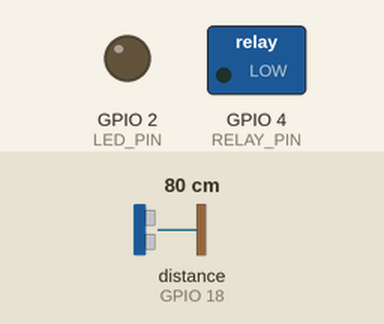
Recording of a sketch running on a simulated ESP32. Parts: switched loads named in the sketch (green lamp = pin HIGH), output pins drawn as LEDs (lit = HIGH). Wiring (inferred from the names in the program): ultrasonic range finder: trigger GPIO 5; echo GPIO 18. The test bench sets the inputs (shaded band); at power-on: distance to the obstacle (sensor on GPIO 18) 80 cm. The echo pulse lasts 58.3 µs per cm; WiFi joins after 1.5 s; servers stay silent unless stated; uploads are accepted with an empty reply; web services answer with replies made up by the test bench; pins used as bus, display or sensor lines are not drawn; what the sketch prints to the serial monitor is not drawn.

Above: at 4.7 s.
At 69.4 s:
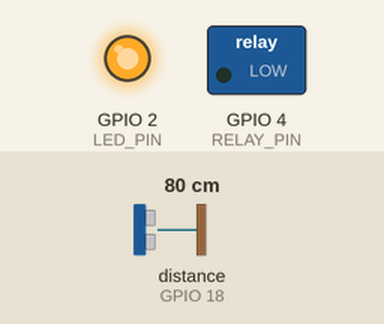
Timing chart, 0 to 73.4 s (numbered marks = the images above):
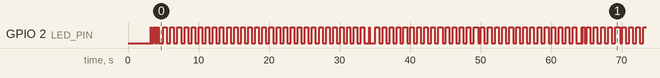

Measured:
- by itself, GPIO 2 (LED_PIN): moves between LOW and HIGH, repeating every 59.0 s
- by itself, everything shown: repeats every 53.0 s, in 108 steps

The sketch:

ESP32_WaterLevel.ino
```cpp
/*
 * ╔══════════════════════════════════════════════════════════════╗
 * ║         AquaMonitor – ESP32 Final Firmware v3.0             ║
 * ╠══════════════════════════════════════════════════════════════╣
 * ║  API Endpoints Used:                                         ║
 * ║   POST /api/water-level/update   → send water level         ║
 * ║   GET  /api/motor/:tankId        → poll motor status        ║
 * ║   (toggle & mode changed via website only)                  ║
 * ╠══════════════════════════════════════════════════════════════╣
 * ║  Telegram Alerts:                                            ║
 * ║   ✅ Device online                                           ║
 * ║   ⚙️  Motor ON / 🛑 Motor OFF                               ║
 * ║   ⚠️  Low water (≤20%)                                      ║
 * ║   🚰 Tank full (≥90%)                                       ║
 * ║   ❌ Server error → auto reboot                             ║
 * ╠══════════════════════════════════════════════════════════════╣
 * ║  Hardware Wiring:                                            ║
 * ║   HC-SR04 VCC  → ESP32 5V (VIN)                            ║
 * ║   HC-SR04 GND  → ESP32 GND                                 ║
 * ║   HC-SR04 TRIG → ESP32 GPIO 5                              ║
 * ║   HC-SR04 ECHO → ESP32 GPIO 18 (via voltage divider)       ║
 * ║     ECHO → 1kΩ → GPIO18, middle junction → 2kΩ → GND      ║
 * ║   Relay VCC    → ESP32 5V (VIN)                            ║
 * ║   Relay GND    → ESP32 GND                                 ║
 * ║   Relay IN     → ESP32 GPIO 4                              ║
 * ║   Relay COM    → Power Supply (+)                          ║
 * ║   Relay NO     → Motor (+) wire                            ║
 * ║   Motor (-)    → Power Supply (-)                          ║
 * ╠══════════════════════════════════════════════════════════════╣
 * ║  Required Library: ArduinoJson v7+ (Library Manager)        ║
 * ║  Board: ESP32 Dev Module                                     ║
 * ╚══════════════════════════════════════════════════════════════╝
 */

#include <WiFi.h>
#include <HTTPClient.h>
#include <ArduinoJson.h>

// ╔════════════════════════════════════════════════════╗
// ║              *** USER CONFIG ***                  ║
// ╚════════════════════════════════════════════════════╝

// ── WiFi ──
const char* ssid     = "Sampath";
const char* password = "1234567890";

// ── Backend URLs (your existing Render backend) ──
const char* urlWaterLevel  = "https://water-level-backend.onrender.com/api/water-level/update";
const char* urlMotorStatus = "https://water-level-backend.onrender.com/api/motor/tank-1";

// ── Tank ID ──
const char* tankId = "tank-1";

// ── Telegram ──
const char* telegramToken  = "8794462373:AAHNmBDDJ6tksqpXH-kiEmmpFIWuoy3CCUw";
const char* telegramChatId = "6639897810";

// ── GPIO Pins ──
const int TRIG_PIN  = 5;
const int ECHO_PIN  = 18;
const int RELAY_PIN = 4;
const int LED_PIN   = 2;

// ── Tank Dimensions (cm) ──
const int TANK_HEIGHT   = 200;   // full tank height in cm
const int SENSOR_OFFSET = 10;    // gap from sensor face to tank top edge

// ── Alert Thresholds (%) ──
const int LEVEL_LOW  = 20;   // ⚠ Low water alert below this
const int LEVEL_HIGH = 90;   // 🚰 Tank full alert above this

// ── Timing ──
const unsigned long INTERVAL_SEND_DATA     = 30000;  // send water level every 30s
const unsigned long INTERVAL_MOTOR_POLL    = 5000;   // poll motor status every 5s
const unsigned long INTERVAL_WIFI_RETRY    = 60000;  // retry WiFi every 60s
const unsigned long HTTP_TIMEOUT           = 10000;  // HTTP request timeout

// ╔════════════════════════════════════════════════════╗
// ║                   INTERNALS                       ║
// ╚════════════════════════════════════════════════════╝
unsigned long lastSendData   = 0;
unsigned long lastMotorPoll  = 0;
unsigned long lastWifiRetry  = 0;

bool motorIsOn      = false;
bool lastMotorState = false;

int  lastWaterLevel   = -1;
int  consecutiveFails = 0;
const int MAX_FAILS   = 5;

bool alertLowSent  = false;
bool alertHighSent = false;

// ── Forward Declarations ──
void connectWiFi();
int  measureWaterLevel();
void sendWaterLevel(int level);
void pollMotorStatus();
void sendTelegram(String msg);
void checkWaterAlerts(int level);
void handleMotorChange();
void blinkLed(int times, int ms);


// ════════════════════════════════════════════════════
//  SETUP
// ════════════════════════════════════════════════════
void setup() {
  Serial.begin(115200);
  delay(500);

  Serial.println();
  Serial.println("╔══════════════════════════════════════╗");
  Serial.println("║   AquaMonitor  –  ESP32  v3.0        ║");
  Serial.println("╚══════════════════════════════════════╝");
  Serial.printf("  Tank     : %s\n", tankId);
  Serial.printf("  Upload   : every %lus\n", INTERVAL_SEND_DATA / 1000);
  Serial.printf("  Motor Poll: every %lus\n\n", INTERVAL_MOTOR_POLL / 1000);

  pinMode(TRIG_PIN,  OUTPUT);
  pinMode(ECHO_PIN,  INPUT);
  pinMode(RELAY_PIN, OUTPUT);
  pinMode(LED_PIN,   OUTPUT);
  digitalWrite(RELAY_PIN, LOW);
  digitalWrite(LED_PIN,   LOW);

  connectWiFi();

  // Boot notification
  sendTelegram(
    "✅ *AquaMonitor Online*\n"
    "Tank: `" + String(tankId) + "`\n"
    "Device started and monitoring."
  );

  // First reading immediately
  lastWaterLevel = measureWaterLevel();
  sendWaterLevel(lastWaterLevel);
  pollMotorStatus();
  checkWaterAlerts(lastWaterLevel);

  lastSendData  = millis();
  lastMotorPoll = millis();

  blinkLed(3, 150);
  Serial.println("✔ Ready — monitoring started.\n");
}


// ════════════════════════════════════════════════════
//  LOOP
// ════════════════════════════════════════════════════
void loop() {

  // 1. WiFi watchdog
  if (WiFi.status() != WL_CONNECTED) {
    if (millis() - lastWifiRetry >= INTERVAL_WIFI_RETRY) {
      lastWifiRetry = millis();
      Serial.println("[WiFi] Lost — reconnecting...");
      connectWiFi();
    }
  }

  // 2. Send water level every 30s
  if (millis() - lastSendData >= INTERVAL_SEND_DATA) {
    lastSendData   = millis();
    lastWaterLevel = measureWaterLevel();
    sendWaterLevel(lastWaterLevel);
    checkWaterAlerts(lastWaterLevel);
  }

  // 3. Poll motor status from server every 5s
  if (millis() - lastMotorPoll >= INTERVAL_MOTOR_POLL) {
    lastMotorPoll = millis();
    pollMotorStatus();
  }

  // 4. Drive relay
  digitalWrite(RELAY_PIN, motorIsOn ? HIGH : LOW);

  // 5. Detect motor state change → Telegram
  handleMotorChange();

  // 6. Heartbeat LED (blink every 500ms when WiFi OK)
  bool wifiOk = (WiFi.status() == WL_CONNECTED);
  digitalWrite(LED_PIN, wifiOk && ((millis() / 500) % 2 == 0));

  delay(100);
}


// ════════════════════════════════════════════════════
//  WIFI
// ════════════════════════════════════════════════════
void connectWiFi() {
  Serial.printf("[WiFi] Connecting to \"%s\" ", ssid);
  WiFi.mode(WIFI_STA);
  WiFi.setAutoReconnect(true);
  WiFi.begin(ssid, password);

  int tries = 0;
  while (WiFi.status() != WL_CONNECTED && tries < 30) {
    delay(1000);
    Serial.print('.');
    tries++;
  }

  if (WiFi.status() == WL_CONNECTED) {
    Serial.printf("\n[WiFi] ✔ Connected — IP: %s  RSSI: %d dBm\n",
                  WiFi.localIP().toString().c_str(), WiFi.RSSI());
  } else {
    Serial.println("\n[WiFi] ✘ Failed — will retry later.");
  }
}


// ════════════════════════════════════════════════════
//  MEASURE WATER LEVEL  (HC-SR04 median of 7 samples)
// ════════════════════════════════════════════════════
int measureWaterLevel() {
  const int SAMPLES = 7;
  int readings[SAMPLES];
  int validCount = 0;

  for (int i = 0; i < SAMPLES; i++) {
    digitalWrite(TRIG_PIN, LOW);  delayMicroseconds(2);
    digitalWrite(TRIG_PIN, HIGH); delayMicroseconds(10);
    digitalWrite(TRIG_PIN, LOW);

    long duration = pulseIn(ECHO_PIN, HIGH, 30000);
    if (duration == 0) { delay(40); continue; }

    int dist = (int)(duration * 0.0343 / 2.0);
    if (dist >= 2 && dist <= 400) readings[validCount++] = dist;
    delay(40);
  }

  if (validCount == 0) {
    Serial.println("[Sensor] ⚠ No valid readings — using last known.");
    return (lastWaterLevel >= 0) ? lastWaterLevel : 0;
  }

  // Sort → median
  for (int i = 0; i < validCount - 1; i++)
    for (int j = i + 1; j < validCount; j++)
      if (readings[j] < readings[i]) {
        int t = readings[i]; readings[i] = readings[j]; readings[j] = t;
      }

  int medDist    = readings[validCount / 2];
  int waterDepth = constrain(TANK_HEIGHT - medDist - SENSOR_OFFSET, 0, TANK_HEIGHT);
  int level      = constrain(map(waterDepth, 0, TANK_HEIGHT, 0, 100), 0, 100);

  Serial.printf("[Sensor] dist=%d cm  depth=%d cm  level=%d%%\n", medDist, waterDepth, level);
  return level;
}


// ════════════════════════════════════════════════════
//  SEND WATER LEVEL  →  POST /api/water-level/update
//  Response also contains motor state (used as fallback)
// ════════════════════════════════════════════════════
void sendWaterLevel(int level) {
  if (WiFi.status() != WL_CONNECTED) {
    Serial.println("[sendData] Skipped — no WiFi.");
    return;
  }

  HTTPClient http;
  http.begin(urlWaterLevel);
  http.addHeader("Content-Type", "application/json");
  http.setTimeout(HTTP_TIMEOUT);

  JsonDocument doc;
  doc["tankId"]     = tankId;
  doc["deviceId"]   = tankId;
  doc["waterLevel"] = level;

  String body;
  serializeJson(doc, body);

  Serial.printf("[sendData] POST level=%d%%\n", level);
  int code = http.POST(body);

  if (code == 200) {
    consecutiveFails = 0;
    String resp = http.getString();
    Serial.printf("[sendData] ✔ 200 OK — %s\n", resp.c_str());

    // Parse motor fallback from response
    JsonDocument res;
    if (!deserializeJson(res, resp) && res["motor"].is<JsonObject>()) {
      bool newState = res["motor"]["isOn"] | false;
      if (newState != motorIsOn) {
        motorIsOn = newState;
        Serial.printf("[Motor] Updated from sendData response → %s\n", motorIsOn ? "ON" : "OFF");
      }
    }
    blinkLed(1, 80);

  } else {
    consecutiveFails++;
    Serial.printf("[sendData] ✘ FAIL code=%d  (%d/%d)\n", code, consecutiveFails, MAX_FAILS);

    if (consecutiveFails >= MAX_FAILS) {
      sendTelegram(
        "❌ *AquaMonitor ERROR*\n"
        "Tank: `" + String(tankId) + "`\n"
        "Server unreachable after " + String(MAX_FAILS) + " attempts.\n"
        "Rebooting now..."
      );
      Serial.println("[System] Too many failures — rebooting in 3s...");
      delay(3000);
      ESP.restart();
    }
  }
  http.end();
}


// ════════════════════════════════════════════════════
//  POLL MOTOR STATUS  →  GET /api/motor/:tankId
//  Called every 5s so ESP32 instantly picks up
//  changes made on the website (manual toggle / mode)
// ════════════════════════════════════════════════════
void pollMotorStatus() {
  if (WiFi.status() != WL_CONNECTED) return;

  HTTPClient http;
  http.begin(urlMotorStatus);
  http.setTimeout(HTTP_TIMEOUT);

  int code = http.GET();

  if (code == 200) {
    String resp = http.getString();

    JsonDocument res;
    if (!deserializeJson(res, resp)) {

      bool newState = false;

      // Handle both response shapes:
      // { "motor": { "isOn": true } }  or  { "isOn": true }
      if (res["motor"].is<JsonObject>()) {
        newState = res["motor"]["isOn"] | false;
      } else {
        newState = res["isOn"] | false;
      }

      if (newState != motorIsOn) {
        motorIsOn = newState;
        Serial.printf("[pollMotor] State changed → %s\n", motorIsOn ? "ON ⚙" : "OFF 🛑");
      }
    }
  } else {
    Serial.printf("[pollMotor] ✘ code=%d\n", code);
  }

  http.end();
}


// ════════════════════════════════════════════════════
//  MOTOR STATE CHANGE HANDLER
//  Detects ON→OFF or OFF→ON and sends Telegram
// ════════════════════════════════════════════════════
void handleMotorChange() {
  if (motorIsOn == lastMotorState) return;
  lastMotorState = motorIsOn;

  if (motorIsOn) {
    sendTelegram(
      "⚙️ *Motor TURNED ON*\n"
      "Tank: `" + String(tankId) + "`\n"
      "💧 Water Level: *" + String(lastWaterLevel) + "%*\n"
      "Pump is now running."
    );
    Serial.println("[Motor] ⚙ ON — Telegram sent.");
  } else {
    sendTelegram(
      "🛑 *Motor TURNED OFF*\n"
      "Tank: `" + String(tankId) + "`\n"
      "💧 Water Level: *" + String(lastWaterLevel) + "%*\n"
      "Pump has stopped."
    );
    Serial.println("[Motor] 🛑 OFF — Telegram sent.");
  }
}


// ════════════════════════════════════════════════════
//  WATER LEVEL ALERT CHECKER
//  Fires Telegram once per threshold crossing
// ════════════════════════════════════════════════════
void checkWaterAlerts(int level) {

  // LOW WATER
  if (level <= LEVEL_LOW && !alertLowSent) {
    alertLowSent  = true;
    alertHighSent = false;
    sendTelegram(
      "⚠️ *LOW WATER ALERT!*\n"
      "Tank: `" + String(tankId) + "`\n"
      "💧 Level: *" + String(level) + "%*\n"
      "Below threshold of " + String(LEVEL_LOW) + "%.\n"
      "Please check your water supply."
    );
    Serial.println("[Alert] ⚠ LOW WATER — Telegram sent.");
  }

  // TANK FULL
  else if (level >= LEVEL_HIGH && !alertHighSent) {
    alertHighSent = true;
    alertLowSent  = false;
    sendTelegram(
      "🚰 *TANK FULL!*\n"
      "Tank: `" + String(tankId) + "`\n"
      "💧 Level: *" + String(level) + "%*\n"
      "Above " + String(LEVEL_HIGH) + "% — motor should turn OFF."
    );
    Serial.println("[Alert] 🚰 TANK FULL — Telegram sent.");
  }

  // Mid range — reset both flags so alerts fire again next cycle
  if (level > LEVEL_LOW && level < LEVEL_HIGH) {
    alertLowSent  = false;
    alertHighSent = false;
  }
}


// ════════════════════════════════════════════════════
//  SEND TELEGRAM MESSAGE
// ════════════════════════════════════════════════════
void sendTelegram(String message) {
  if (WiFi.status() != WL_CONNECTED) {
    Serial.println("[Telegram] Skipped — no WiFi.");
    return;
  }

  String url = "https://api.telegram.org/bot";
  url += telegramToken;
  url += "/sendMessage";

  HTTPClient http;
  http.begin(url);
  http.addHeader("Content-Type", "application/json");
  http.setTimeout(HTTP_TIMEOUT);

  JsonDocument doc;
  doc["chat_id"]    = telegramChatId;
  doc["text"]       = message;
  doc["parse_mode"] = "Markdown";

  String body;
  serializeJson(doc, body);

  int code = http.POST(body);
  if (code == 200) {
    Serial.println("[Telegram] ✔ Sent.");
  } else {
    Serial.printf("[Telegram] ✘ FAIL code=%d\n", code);
  }
  http.end();
}


// ════════════════════════════════════════════════════
//  LED BLINK HELPER
// ════════════════════════════════════════════════════
void blinkLed(int times, int ms) {
  for (int i = 0; i < times; i++) {
    digitalWrite(LED_PIN, HIGH); delay(ms);
    digitalWrite(LED_PIN, LOW);  delay(ms);
  }
}
```
